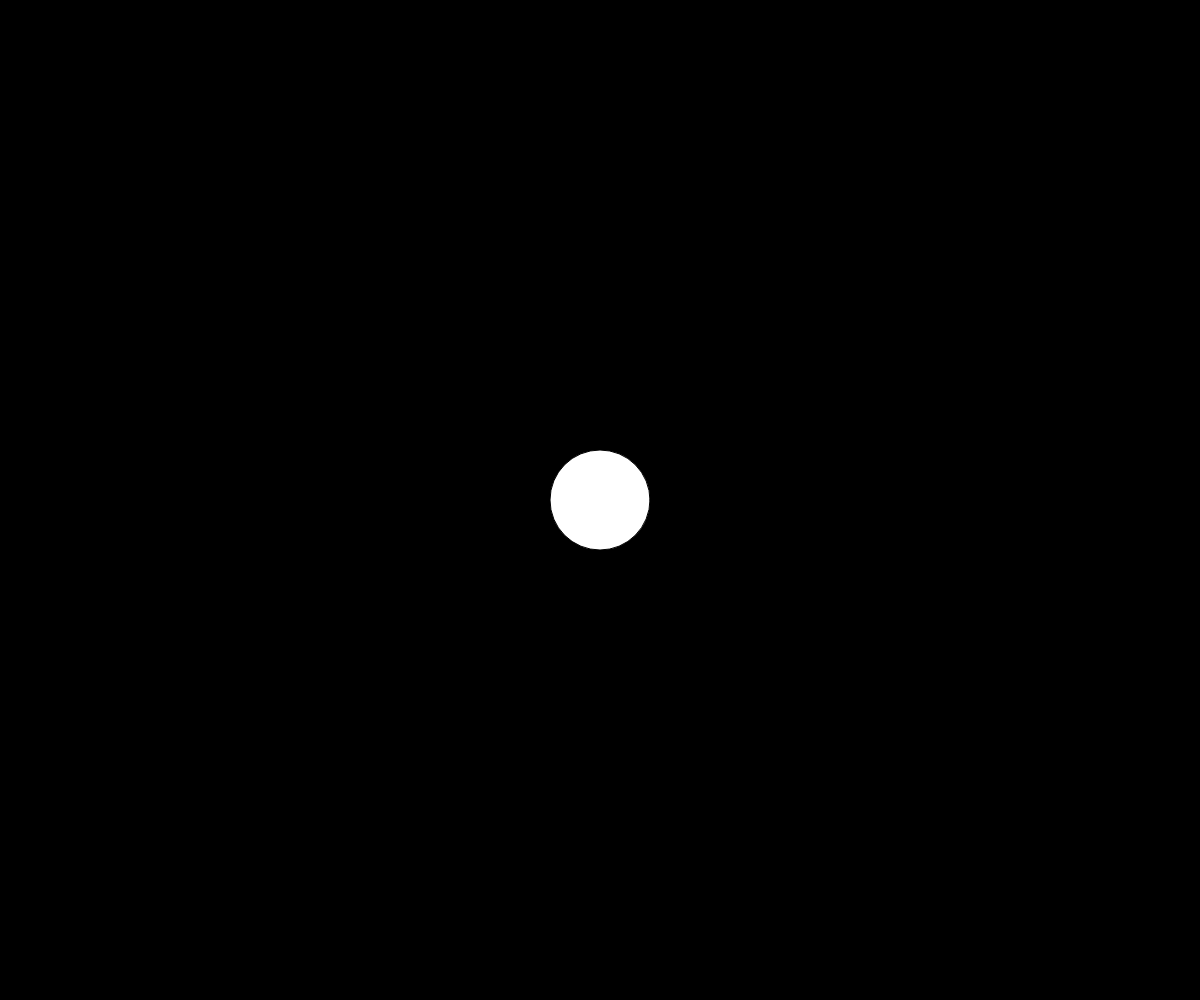
Frame 1 (no input)
Frame 60 (no input): identical to frame 1, image omitted
Frame 120 (the mouse pressed at the canvas centre since frame 60): identical to frame 1, image omitted

The p5.js sketch that drew this single still picture (run headless with seeded random() and noise() and a simulated clock; from frame 60 on, the mouse is pressed at the canvas centre):

// p5.js sketch
// ── sketch.js
// Objects in Objects
// Tanya
// 12 April, 2024
// Storing objects IN objects, overwriting objects, basic transformations

let myPlanet;

function setup() {
  createCanvas(windowWidth, windowHeight);
  myPlanet = new Planet(width/2, height/2);
  angleMode = (DEGREES);
}

function draw() {
  background(0);
  myPlanet.display();
}

function mouseClicked(){
  if(keyIsPressed && keyCode === SHIFT){
    myPlanet = new Planet(mouseX, mouseY);
  }
  else{
    myPlanet.createMoon();
  }
}

function keyPressed(){
  if(keyCode !== SHIFT){
    myPlanet.x = mouseX;
    myPlanet.y = mouseY;
    myPlanet.relocate(mouseX, mouseY);
  }
}

class Planet{
  constructor(x, y){
  this.x = x;
  this.y = y;
  this.s = 100;
  this.moons = [];
  }

  relocate(){
    myPlanet.x = mouseX;
    myPlanet.y = mouseY;
    for(let m of this.moons){
      m.x = mouseX;
      m.x = mouseY;
    }
  }

  createMoon(){
    this.moons.push(new Moon(this.x, this.y));
  }

  display(){
    circle(this.x, this.y, this.s);
    for (let m of this.moons){
      m.update();
    }
  }
}

class Moon{
  constructor(x, y){
    this.x = x;
    this.y = y;
    this.speed = 2;
    this.angle = 0;
    this.orbitRadius = 80;
    this.s = 25;
  }

  update(){
    this.move();
    this.display();
  }

  move(){
    this.angle += this.speed;
  }

  display(){
    push();
    translate(this.x, this.y);
    rotate(this.angle);
    circle(this.orbitRadius, 0, this.s);
    pop();
  }
}
